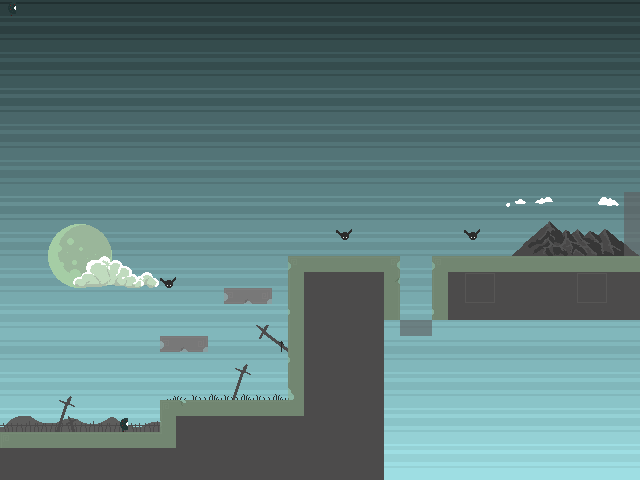

A 2D game scene composited from a Tiled map and its tileset images. What follows is a short description and the map's XML, with each tile layer's data collapsed to a summary:
An orthogonal 40x30 tile map with 16x16 px tiles, 6 tile layers (layer_sky, layer_03, layer_02, layer_01, ...), 5 tilesets.

<map version="1.5" tiledversion="1.7.2" orientation="orthogonal" renderorder="right-down" width="40" height="30" tilewidth="16" tileheight="16" infinite="0" nextlayerid="21" nextobjectid="1">
 <tileset firstgid="1" name="main_sheet" tilewidth="16" tileheight="16" tilecount="136" columns="17">
  <image source="../Textures/main_sheet.png" width="272" height="128" />
 </tileset>
 <tileset firstgid="137" name="tropical_day" tilewidth="16" tileheight="16" tilecount="128" columns="4">
  <image source="../Textures/tropical_day.png" width="64" height="512" />
 </tileset>
 <tileset firstgid="265" name="main_night_sheet" tilewidth="16" tileheight="16" tilecount="512" columns="32">
  <image source="../Textures/dungeon_tileset/dungeon_night_sheet.png" width="512" height="256" />
 </tileset>
 <tileset firstgid="777" name="bat_sprite" tilewidth="16" tileheight="16" tilecount="216" columns="18">
  <image source="../Textures/bat/bat_sprite.png" width="300" height="200" />
 </tileset>
 <tileset firstgid="993" name="walker_sprite" tilewidth="16" tileheight="16" tilecount="1200" columns="8">
  <image source="../Textures/walker/walker_sprite_sheet.png" width="128" height="2400" />
 </tileset>
 <layer id="11" name="layer_sky" width="40" height="30">
  <properties>
   <property name="Col" value="0" />
   <property name="Draw" type="int" value="1" />
  </properties>
  <data>[1200 cells, 1200 non-empty, 122 distinct tile ids]</data>
 </layer>
 <layer id="18" name="layer_03" width="40" height="30">
  <properties>
   <property name="Col" value="0" />
   <property name="Draw" type="int" value="1" />
  </properties>
  <data>[1200 cells, 60 non-empty, 54 distinct tile ids]</data>
 </layer>
 <layer id="16" name="layer_02" width="40" height="30">
  <properties>
   <property name="Col" value="0" />
   <property name="Draw" type="int" value="1" />
  </properties>
  <data>[1200 cells, 44 non-empty, 34 distinct tile ids]</data>
 </layer>
 <layer id="1" name="layer_01" width="40" height="30">
  <properties>
   <property name="Col " value="0" />
   <property name="Draw" type="int" value="1" />
  </properties>
  <data>[1200 cells, 360 non-empty, 50 distinct tile ids]</data>
 </layer>
 <layer id="19" name="Collitions" width="40" height="30" opacity="0.6">
  <properties>
   <property name="Col" value="1" />
  </properties>
  <data>[1200 cells, 71 non-empty, 5 distinct tile ids]</data>
 </layer>
 <layer id="20" name="enemies" width="40" height="30">
  <properties>
   <property name="Col" value="1" />
  </properties>
  <data>[1200 cells, 5 non-empty, 2 distinct tile ids]</data>
 </layer>
</map>
